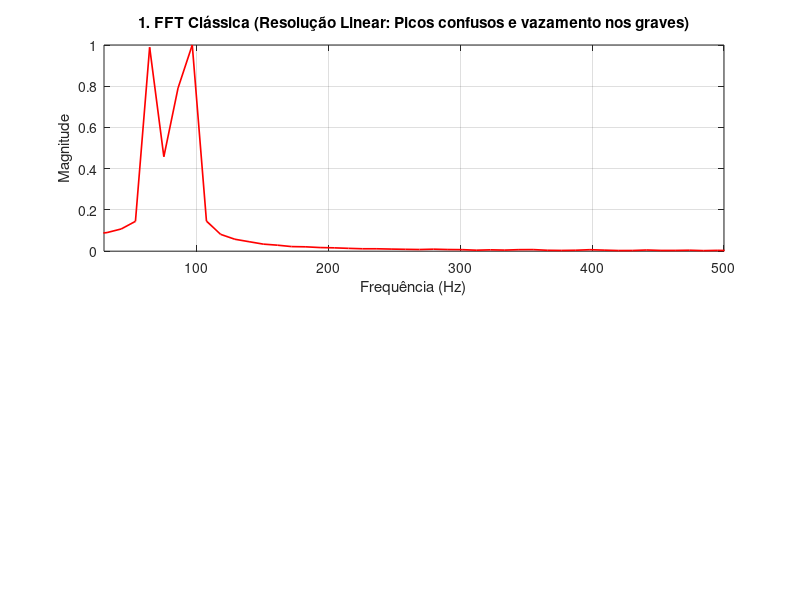

Here is the MATLAB script that generated this plot: (Note: this script raises an error after producing the figure.)
% Parâmetros de Áudio
fs = 44100;
duracao = 1;
t = 0:1/fs:duracao-1/fs;

% Acorde Grave: C2 (65.41 Hz), E2 (82.41 Hz), G2 (98.00 Hz)
f_C2 = 65.41;
f_E2 = 82.41;
f_G2 = 98.00;
sinal = sin(2*pi*f_C2*t) + sin(2*pi*f_E2*t) + sin(2*pi*f_G2*t) + 0.05*randn(size(t));

% Configurações da CQT
fmin = 31.0;            % Nota B0 (Limite inferior)
fmax = 4000.0;          % Limite superior (~C8)
bins_por_oitava = 12;   % 12 bins por oitava = 1 bin por semitom musical

% -------------------------------------------------------------------------
% EXECUÇÃO E TRATAMENTO DA CQT
% -------------------------------------------------------------------------
if ~isempty(which('cqt'))
    disp('Usando a função cqt() nativa do Audio Toolbox...');
    
    [cqt_coef, f_cqt] = cqt(sinal, 'SamplingFrequency', fs, ...
                             'BinsPerOctave', bins_por_oitava, ...
                             'FrequencyLimits', [fmin, fmax]);
    
    % Extração de magnitude conforme a estrutura retornada pelo MATLAB
    if isstruct(cqt_coef)
        fn = fieldnames(cqt_coef);
        data_field = fn{1};
        for f_idx = 1:length(fn)
            if isnumeric(cqt_coef(1).(fn{f_idx}))
                data_field = fn{f_idx};
                break;
            end
        end
        
        mag_per_octave = cell(length(cqt_coef), 1);
        for k = 1:length(cqt_coef)
            data = cqt_coef(k).(data_field);
            if ismatrix(data) && size(data, 2) > 1
                mag_per_octave{k} = mean(abs(data), 2);
            else
                mag_per_octave{k} = abs(data(:));
            end
        end
        mag_cqt = vertcat(mag_per_octave{:});
        
    elseif iscell(cqt_coef)
        mag_per_octave = cellfun(@(x) mean(abs(x), 2), cqt_coef, 'UniformOutput', false);
        mag_cqt = vertcat(mag_per_octave{:});
    else
        mag_cqt = mean(abs(cqt_coef), 2);
    end
    
    % --- CORREÇÃO DO TAMANHO (Garantia de Vetores Idênticos) ---
    mag_cqt = mag_cqt(:);
    f_cqt = f_cqt(:);
    
    N_min = min(length(f_cqt), length(mag_cqt));
    f_cqt = f_cqt(1:N_min);
    mag_cqt = mag_cqt(1:N_min);
    
    [f_cqt, idx] = sort(f_cqt);
    mag_cqt = mag_cqt(idx);
    mag_cqt = mag_cqt / max(mag_cqt);
    
else
    disp('Audio Toolbox não encontrado. Executando Reimplementação CQT Kernel...');
    
    % Reimplementação CQT (Algoritmo de Brown & Puckette)
    Q = 1 / (2^(1/bins_por_oitava) - 1);
    K = ceil(bins_por_oitava * log2(fmax / fmin));
    f_cqt = fmin * 2.^((0:K-1) / bins_por_oitava);
    
    N_fft = 2^nextpow2(fs);
    X_fft = fft(sinal, N_fft);
    mag_cqt = zeros(K, 1);
    
    for k = 1:K
        N_k = round(Q * fs / f_cqt(k));
        w = hamming(N_k)';
        s_k = (w / N_k) .* exp(2*pi*1i * f_cqt(k) * (0:N_k-1) / fs);
        
        S_k = fft(s_k, N_fft);
        mag_cqt(k) = abs(sum(X_fft .* conj(S_k)));
    end
    mag_cqt = mag_cqt / max(mag_cqt);
end

% ----------------- PLOTAGEM COMPARATIVA -----------------
figure('Position', [100, 100, 1000, 600]);

% Subplot 1: FFT Clássica (Linear)
N_fft_std = 4096;
X_std = abs(fft(sinal, N_fft_std));
f_std = (0:N_fft_std/2-1) * (fs / N_fft_std);
X_std = X_std(1:N_fft_std/2) / max(X_std(1:N_fft_std/2));

subplot(2,1,1);
plot(f_std, X_std, 'r', 'LineWidth', 1.2);
xlim([30 500]);
title('1. FFT Clássica (Resolução Linear: Picos confusos e vazamento nos graves)');
xlabel('Frequência (Hz)');
ylabel('Magnitude');
grid on;
xline(f_C2, 'b--', 'C2'); xline(f_E2, 'b--', 'E2'); xline(f_G2, 'b--', 'G2');

% Subplot 2: CQT (Logarítmica e Proporcional)
subplot(2,1,2);
stem(f_cqt, mag_cqt, 'b', 'LineWidth', 1.5, 'MarkerFaceColor', 'b');
set(gca, 'XScale', 'log');
xlim([30 500]);
title('2. CQT (Resolução Logarítmica: Bins perfeitamente alinhados às notas musicais)');
xlabel('Frequência (Hz) - Escala Logarítmica');
ylabel('Magnitude CQT');
grid on;
xline(f_C2, 'r--', 'C2'); xline(f_E2, 'r--', 'E2'); xline(f_G2, 'r--', 'G2');
